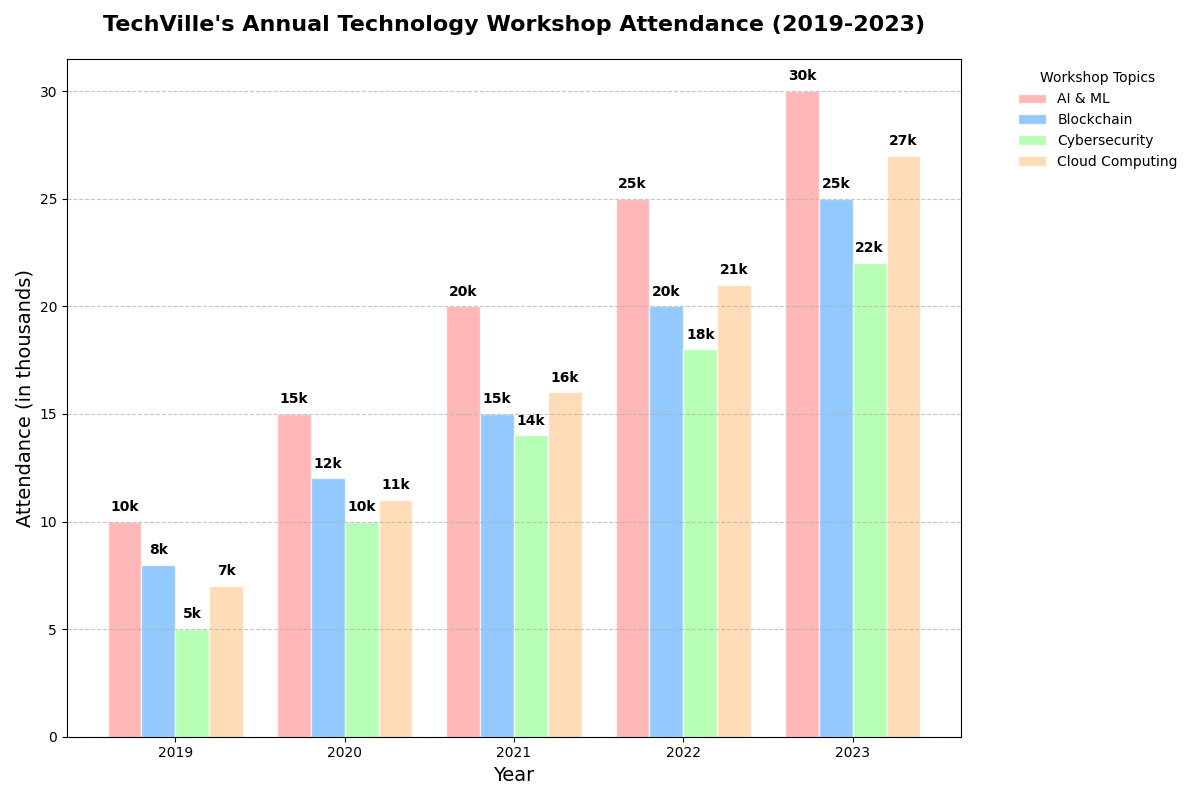

This figure's Python source:
import matplotlib.pyplot as plt
import numpy as np

# Backstory:
# A fictional town called "TechVille" has launched a 5-year program to increase technological literacy among its residents.
# The program encompasses workshops on various contemporary tech topics. This bar chart visualizes attendance for each of these workshops over the years.

# Define years and workshop topics
years = ['2019', '2020', '2021', '2022', '2023']
workshop_topics = ['AI & ML', 'Blockchain', 'Cybersecurity', 'Cloud Computing']

# Attendance data (in thousands)
attendance_data = np.array([
    [10, 15, 20, 25, 30],  # AI & ML
    [8, 12, 15, 20, 25],   # Blockchain
    [5, 10, 14, 18, 22],   # Cybersecurity
    [7, 11, 16, 21, 27],   # Cloud Computing
])

# Colors for different workshops
colors = ['#ff9999', '#66b3ff', '#99ff99', '#ffcc99']

# Create the figure and subplot
fig, ax = plt.subplots(figsize=(12, 8))

# Create bar charts
bar_width = 0.2
bar_positions = np.arange(len(years))
for i, topic in enumerate(workshop_topics):
    ax.bar(bar_positions + i*bar_width, attendance_data[i], width=bar_width, label=topic, color=colors[i], edgecolor='white', alpha=0.7)

# Add title and labels
ax.set_title("TechVille's Annual Technology Workshop Attendance (2019-2023)", fontsize=16, fontweight='bold', pad=20)
ax.set_xlabel("Year", fontsize=14)
ax.set_ylabel("Attendance (in thousands)", fontsize=14)

# Set x-axis ticks with positions and add grid
ax.set_xticks(bar_positions + bar_width * 1.5)
ax.set_xticklabels(years)
ax.yaxis.grid(True, linestyle='--', alpha=0.7)

# Add legend
ax.legend(title="Workshop Topics", loc='upper left', bbox_to_anchor=(1.05, 1), frameon=False)

# Annotate bars with exact attendance
for i, topic in enumerate(workshop_topics):
    for j, year in enumerate(years):
        ax.text(bar_positions[j] + i*bar_width, attendance_data[i][j] + 0.5, f'{attendance_data[i][j]}k', ha='center', fontsize=10, fontweight='bold')

# Adjust layout to prevent overlap
plt.tight_layout()

# Display the plot
plt.show()
